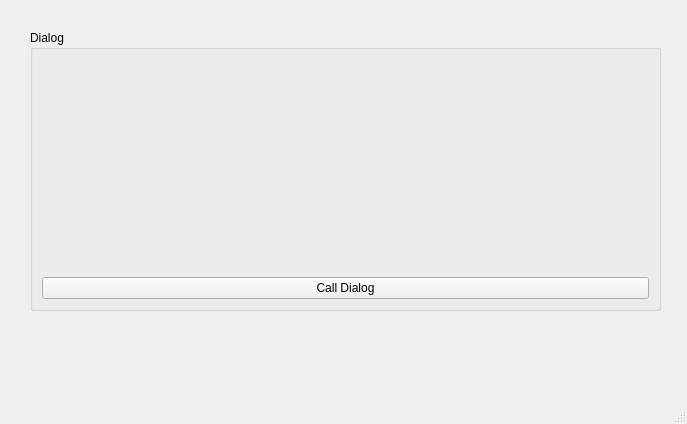
<?xml version="1.0" encoding="UTF-8"?>
<ui version="4.0">
 <class>MainWindow</class>
 <widget class="QMainWindow" name="MainWindow">
  <property name="geometry">
   <rect>
    <x>0</x>
    <y>0</y>
    <width>687</width>
    <height>424</height>
   </rect>
  </property>
  <property name="windowTitle">
   <string>MainWindow</string>
  </property>
  <widget class="QWidget" name="centralwidget">
   <widget class="QGroupBox" name="groupBox">
    <property name="geometry">
     <rect>
      <x>30</x>
      <y>30</y>
      <width>631</width>
      <height>281</height>
     </rect>
    </property>
    <property name="title">
     <string>Dialog</string>
    </property>
    <layout class="QVBoxLayout" name="verticalLayout">
     <item>
      <widget class="QLabel" name="label">
       <property name="font">
        <font>
         <pointsize>14</pointsize>
        </font>
       </property>
       <property name="text">
        <string/>
       </property>
       <property name="alignment">
        <set>Qt::AlignCenter</set>
       </property>
      </widget>
     </item>
     <item>
      <widget class="QPushButton" name="pushButton">
       <property name="text">
        <string>Call Dialog</string>
       </property>
      </widget>
     </item>
    </layout>
   </widget>
  </widget>
  <widget class="QMenuBar" name="menubar">
   <property name="geometry">
    <rect>
     <x>0</x>
     <y>0</y>
     <width>687</width>
     <height>21</height>
    </rect>
   </property>
  </widget>
  <widget class="QStatusBar" name="statusbar"/>
 </widget>
 <resources/>
 <connections/>
</ui>
